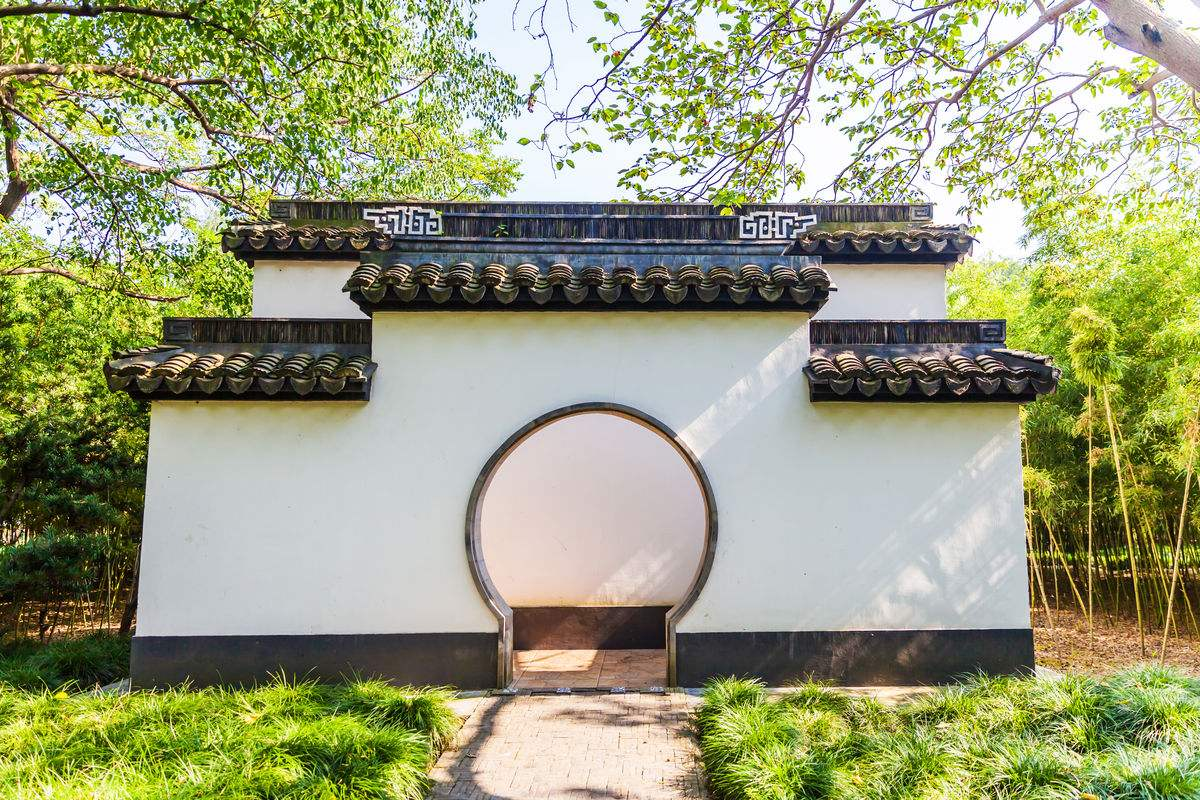
#> input picture Visual_quality_Assessment/horizontal_testImg/toilet.jpg, 1200 x 800 px, found by its file name
$ python siftB.py
#> lines starting #> are read from the running program, lines starting #| are printed output that depends on the picture
# -*- coding: utf-8 -*-
"""
Created on Sun Aug 26 12:07:51 2018

@author: Ao
"""

import cv2

#回调函数
def GaussianBlurSize(GaussianBlur_size):
    global KSIZE
    KSIZE = GaussianBlur_size * 2 +3
    print(KSIZE,SIGMA)
    dst = cv2.GaussianBlur(scr,(KSIZE,KSIZE),SIGMA,KSIZE)
    cv2.imshow(window_name,dst)

def GaussianBlurSigma(GaussianBlur_sigma):
    global SIGMA
    SIGMA = GaussianBlur_sigma/10.0
    print(KSIZE,SIGMA)
    dst = cv2.GaussianBlur(scr,(KSIZE,KSIZE),SIGMA,KSIZE)
    cv2.imshow(window_name,dst)

#全局变量
GaussianBlur_size = 1
GaussianBlur_sigma = 15

KSIZE = 1
SIGMA = 15
max_value = 300
max_type = 6
window_name = "GaussianBlurS Demo"
trackbar_size = "Size*2 + 3"
trackbar_sigma = "Sigma/10"

#读入图片，模式为灰度图，创建窗口
imgFn = r'D:\python\Deng\Visual_quality_Assessment\horizontal_testImg\toilet.jpg'
scr = cv2.imread(imgFn,0)
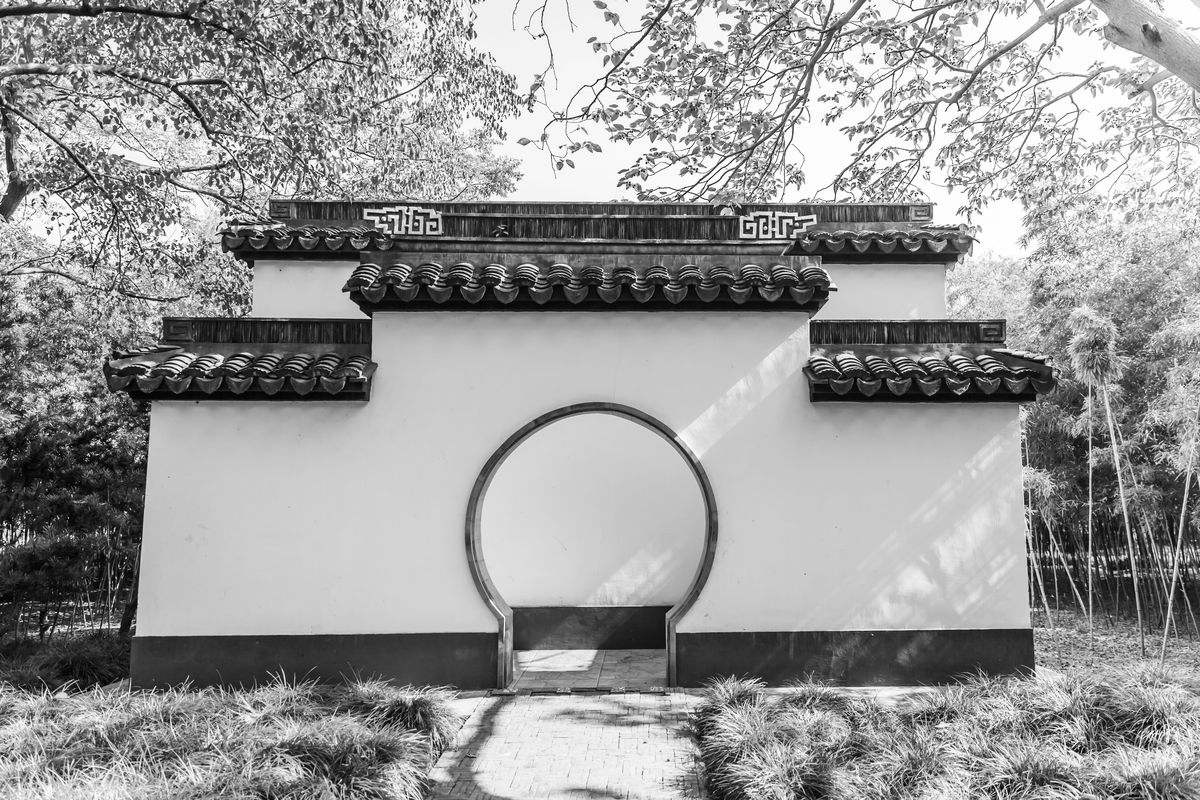
#> scr: shape (800, 1200); min 0, max 255, mean 152.6
cv2.namedWindow(window_name)

#创建滑动条
cv2.createTrackbar( trackbar_size, window_name,GaussianBlur_size, max_type,GaussianBlurSize)
cv2.createTrackbar( trackbar_sigma,window_name,GaussianBlur_sigma,max_value,GaussianBlurSigma)
#初始化
GaussianBlurSize(1)
#> in GaussianBlurSize, `dst = cv2.GaussianBlur(scr,(KSIZE,KSIZE),SIGMA,KSIZE)`:
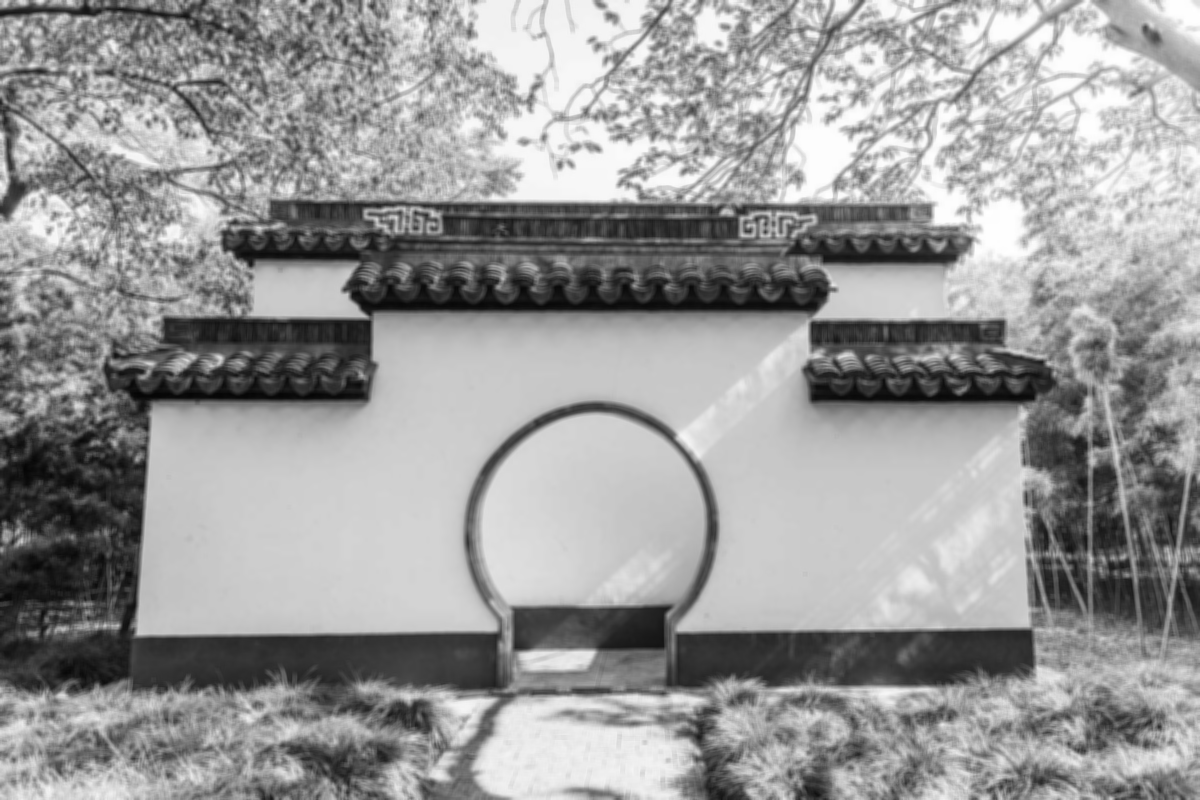
#> dst: shape (800, 1200); min 5, max 255, mean 152.6
GaussianBlurSigma(15)

if cv2.waitKey(0) == 27:
#> (key Esc is pressed here)
    cv2.destroyAllWindows()
